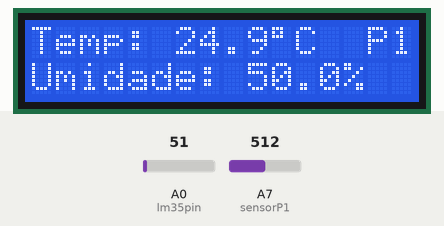
This sketch was run on a simulated Arduino Nano, built with avr-gcc and run on an emulated ATmega328P. Parts: 16×2 character LCD. The test bench sets the inputs (shaded band); at power-on: A0 (lm35pin) = 51, A7 (sensorP1) = 512.

Above: at 4.2 s.
4.3 s: A0 (lm35pin) set to 61
At 5.7 s:
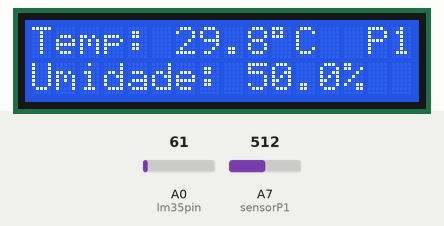
6.6 s: A7 (sensorP1) set to 716
At 8.3 s:
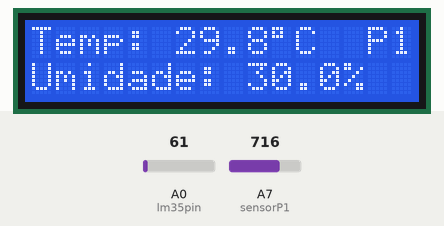
8.7 s: A0 (lm35pin) set to 71
At 9.8 s:
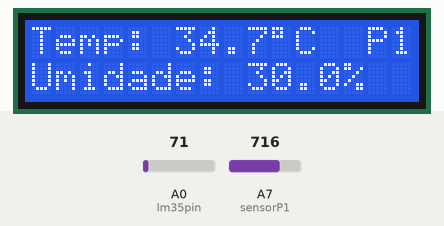
10.8 s: A7 (sensorP1) set to 900
At 12.5 s:
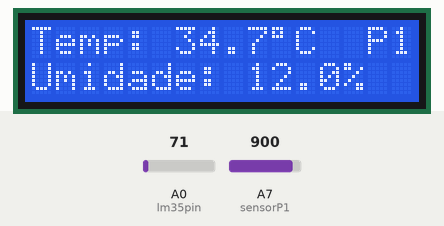
12.8 s: A0 (lm35pin) set to 86
At 13.9 s:
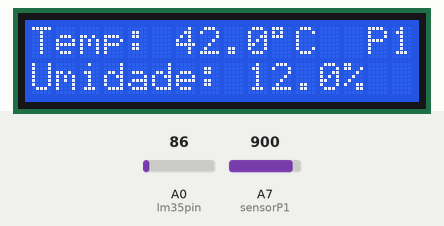
14.9 s: A7 (sensorP1) set to 1023
At 16.5 s:
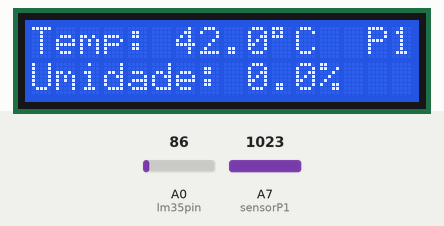
Timing chart, 0 to 18.0 s (numbered marks = the images above; inputs shaded):
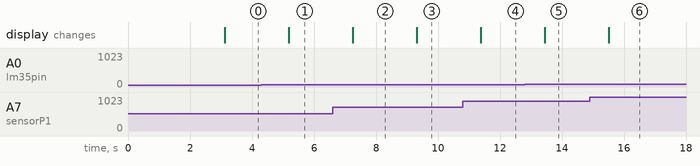

The sketch:

umid_temp_LCD.ino
```cpp
/*
PROJETE 2025
EQUIPE MT1503
HORTA VERTICAL
CÓDIGO PARA TESTE DE LCD COM MÚLTIPLOS SENSORES
*/

//Configura o Display LCD e as bibliotecas
#include <Wire.h>
#include <LiquidCrystal_I2C.h>
LiquidCrystal_I2C lcd(0x27, 16, 2);

// Dá nome ás entradas
const int sensorP1 = A7;   //Umidade (Sensor)
const int lm35pin = A0;   //Temperatura (LM35)

void setup() {

// Inicializa o LCD
lcd.init();
lcd.backlight();

// Mensagem de inicialização
lcd.setCursor(0, 0);
lcd.print("Temp.Ambiente");
lcd.setCursor(0, 1);
lcd.print("Umidade Do Solo");
delay(3000);
lcd.clear();

}

void loop() {

// Atribui uma variável para cada entrada
int valorA0 = analogRead(lm35pin);   //Temperatura
int valorA7 = analogRead(sensorP1);   //Umidade

//Caucula o valor de cada um dos sensores
float tempC = (valorA0 * 5.0 * 100.0) / 1023.0;   //Temperatura
float umidP1 = (((valorA7 * 100.0) / 1023.0) - 100.0)*(-1.0);         //Umidade

//Escreve os valores no Serial Monitor a cada 1 segundo
lcd.setCursor(14, 0);   //Mostra a plantação selecionada
lcd.print("P1");

lcd.setCursor(0, 0);   //Mostra a temperatura ambiente
lcd.print("Temp: ");
lcd.print(tempC, 1);
lcd.print((char)223);
lcd.print("C ");

lcd.setCursor(0, 1);   //Mostra a umidade da plantação
lcd.print("Umidade: ");
lcd.print(umidP1, 1);
lcd.print("%  ");

delay(1000);

}

 /*

000000  000000  000000  000000  000000  000000  000000          000000  000000  000000  000000
000000  000000  000000  000000  000000  000000  000000          000000  000000  000000  000000
00  00  00  00  00  00     000  000       00    000                000  00  00     000  000
000000  000000  00  00     000  000000    00    000000          000000  00  00  000000  000000
000     0000    00  00  0  000  000       00    000             000     00  00  000        000
000     00  00  000000  000000  000000    00    000000          000000  000000  000000  000000


*/
```

Measured:
- after the input at 4.3 s, the display: changes after 0.89 s (image 1)
- after the input at 6.6 s, the display: changes after 0.65 s (image 2)
- after the input at 8.7 s, the display: changes after 0.62 s (image 3)
- after the input at 10.8 s, the display: changes after 0.58 s (image 4)
- after the input at 12.8 s, the display: changes after 0.64 s (image 5)
- after the input at 14.9 s, the display: changes after 0.61 s (image 6)
